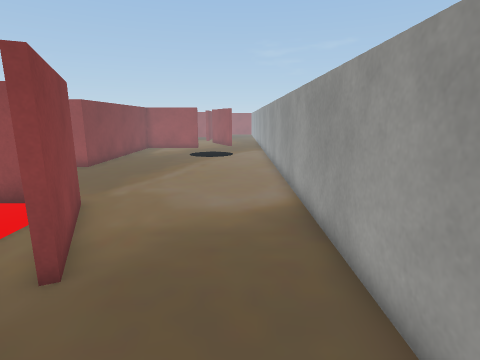
[1] (above)

17 first-person views from a walk through a scene from a Unity 3-D project. The camera is 1.4 m above the floor, tilts 12° down and sees 80° across. The floor is counted in squares, 0.5 m on a side. Each view is taken from the middle of a square. On the plan, view 1 faces up. The plan holds only what a view shows up to about 20 squares ahead; the rest is blank. The place goes on beyond the plan. Some surface patterns are stand-ins.

[2]
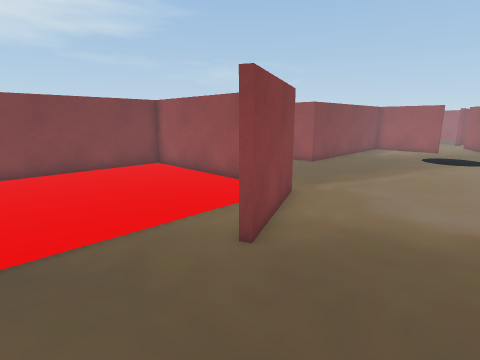

[3]
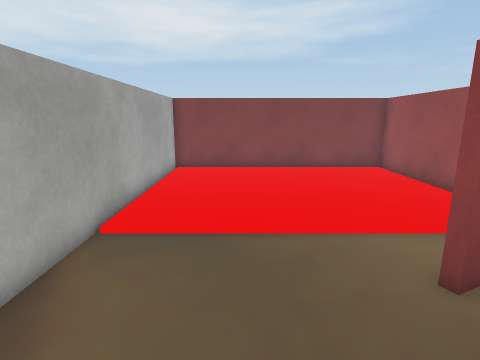

[4]
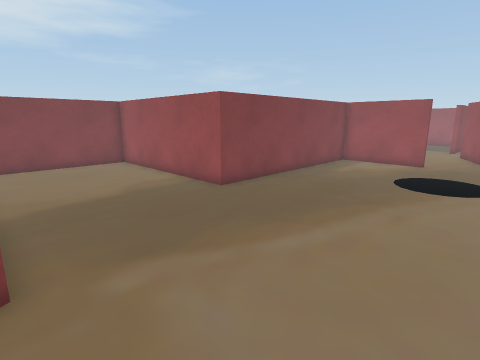

[5]
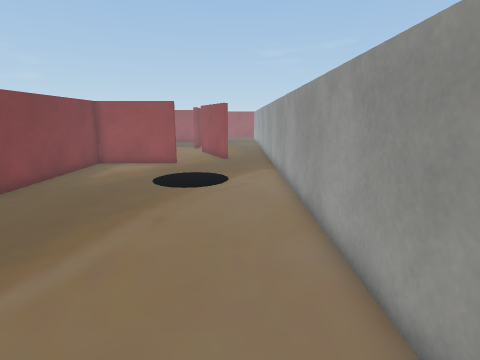

[6]
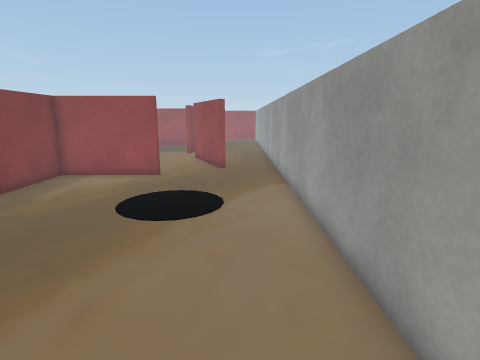

[7]
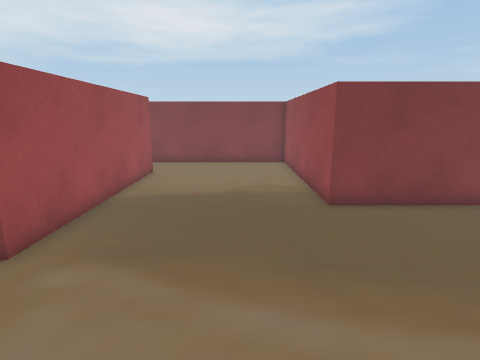

[8]
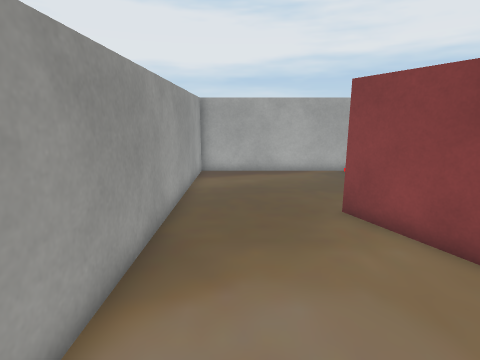

[9]
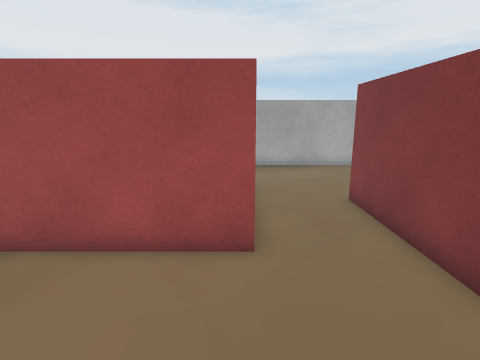

[10]
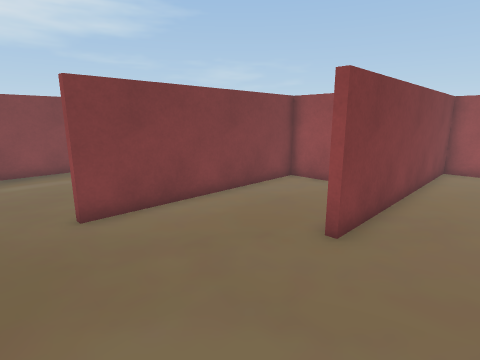

[11]
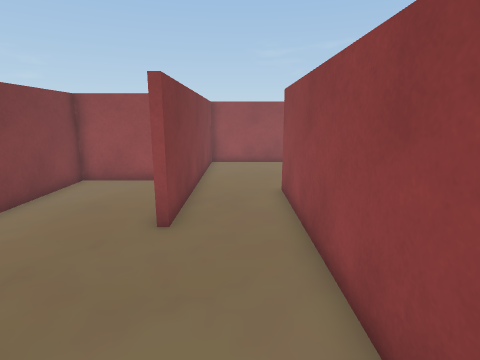

[12]
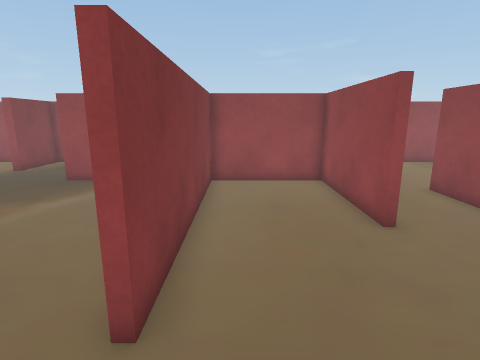

[13]
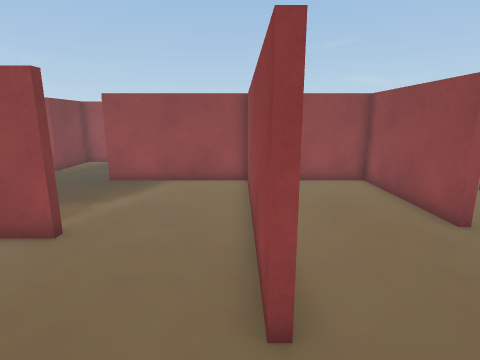

[14]
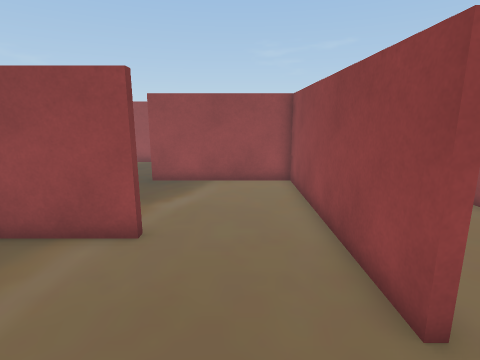

[15]
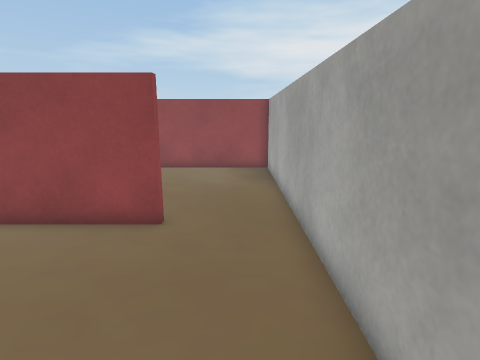

[16]
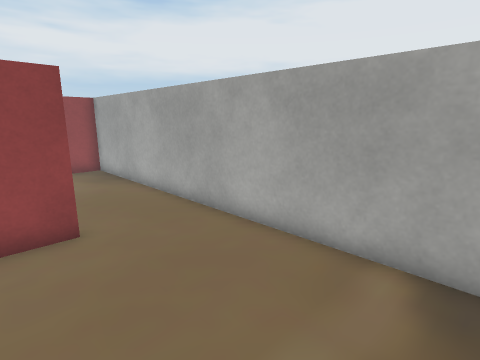

[17]
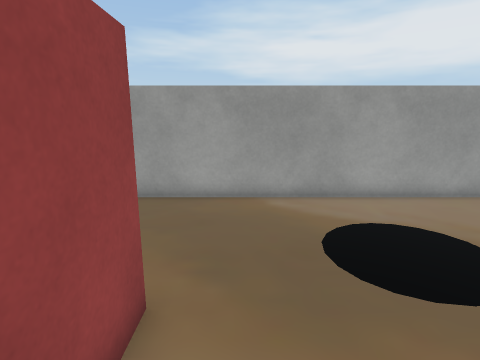

### Floor plan
Points are (right, up) in squares from view 1. A wall is a line through its corners. A room is listed if a view was taken in it or the views show most of it. See-through windows are left out.
Room 1 (views 1, 2, 3)
walls: (-3.2, 4.5) (-3.5, 4.4); (-6.9, 9) (-15, 9) (-15, -2.6) (2.1, -2.6) (2.1, 6.6)
ways out: opening at (-0.5, 5.8) to room 2
Room 2 (views 4, 5, 6, 7, 8, 9, 17)
walls: (-4.1, 28.4) (-9.1, 28.4) (-9.1, 17) (-18.9, 17) (-18.9, 10.6); (-15.3, 9.3) (-5.4, 9.3) (-3.2, 4.5); (2.1, 6.6) (2.1, 29.5)
ways out: opening at (-0.5, 5.8) to room 1; opening at (-17, 9.3) to room 3
objects: black disc (-4, 22) to (-1, 25)
Room 3 (views 10, 11, 12)
walls: (-18.9, 10.6) (-18.9, 5.2) (-19.2, 5.2) (-19.2, 11.1) (-24.3, 11.1) (-24.3, 1.1); (-23.5, -2.6) (-15.3, -2.6) (-15.3, 9.3)
ways out: opening at (-17, 9.3) to room 2; opening at (-24.5, -1) to room 4
Room 4 (views 13, 14, 15, 16)
walls: (-29.4, 4.4) (-32.5, 4.4); (-24.3, 1.1) (-24.7, 1.1) (-24.7, 5.6); (-31.9, -2.6) (-23.5, -2.6)
ways out: opening at (-24.5, -1) to room 3; opening at (-27.5, 4.5)

Positions as (right, up) in squares from view 1, and headings:
1: (0, 0), facing up
2: (1, 0), facing up-left
3: (1, 1), facing left
4: (0, 9), facing up-left
5: (0, 10), facing up
6: (0, 14), facing up
7: (0, 14), facing left
8: (0, 13), facing down
9: (-15, 15), facing down
10: (-16, -1), facing up-left
11: (-17, -2), facing up
12: (-23, -2), facing up
13: (-25, -2), facing up
14: (-27, -2), facing up
15: (-32, -1), facing right
16: (-32, 3), facing down-right
17: (-8, 27), facing right
